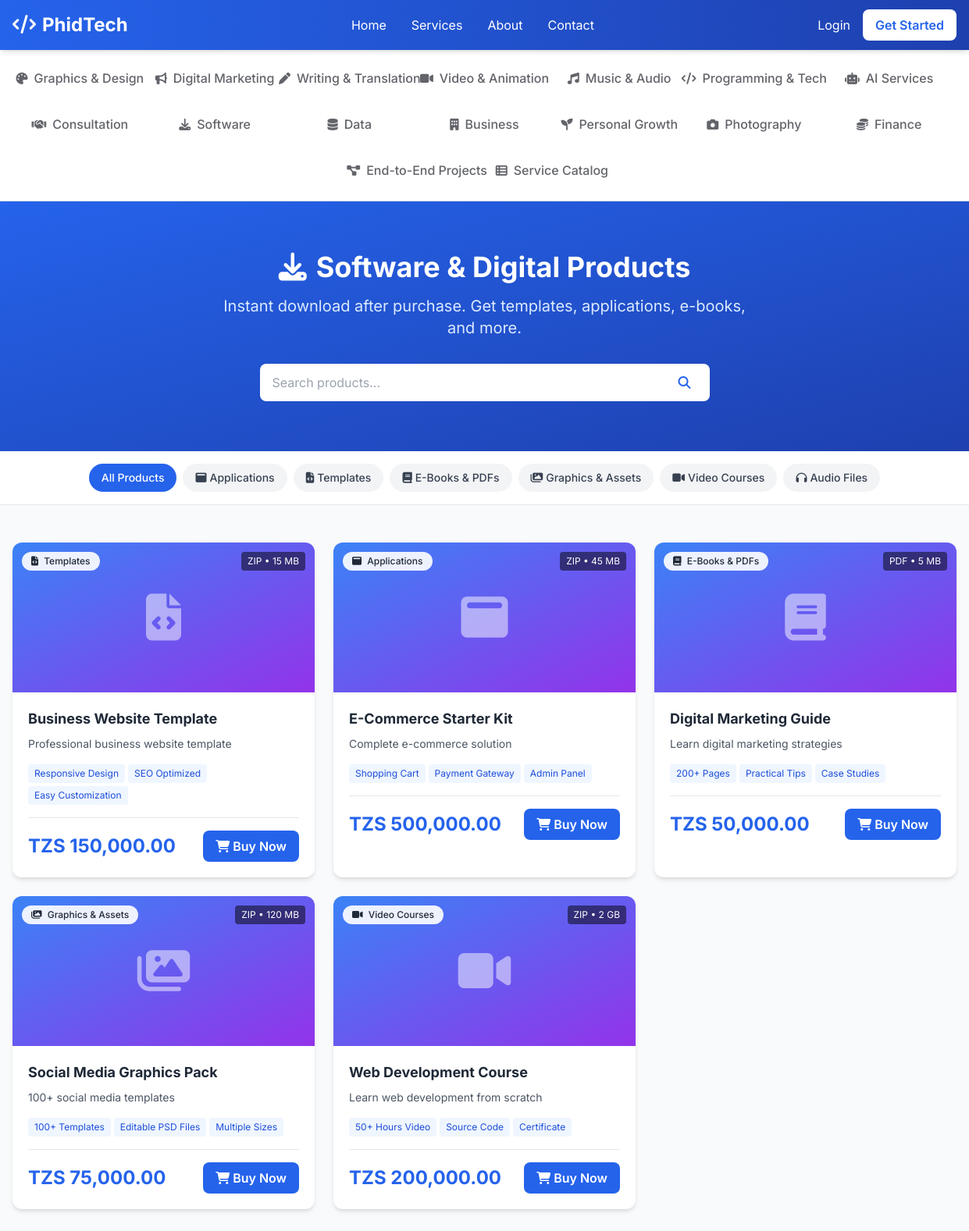
The page /software.php on the database its author committed.
### tables this page shows
CREATE TABLE IF NOT EXISTS digital_products (
    id INT AUTO_INCREMENT PRIMARY KEY,
    name VARCHAR(255) NOT NULL,
    slug VARCHAR(255) UNIQUE,
    description TEXT,
    short_description VARCHAR(500),
    price DECIMAL(15,2) NOT NULL DEFAULT 0,
    category ENUM('applications', 'templates', 'ebooks', 'graphics', 'video-courses', 'audio') DEFAULT 'applications',
    file_path VARCHAR(500) NOT NULL,
    file_type VARCHAR(50),
    file_size VARCHAR(50),
    thumbnail VARCHAR(500),
    preview_images TEXT,
    demo_url VARCHAR(500),
    version VARCHAR(50),
    requirements TEXT,
    features TEXT,
    download_count INT DEFAULT 0,
    status ENUM('active', 'inactive', 'draft') DEFAULT 'active',
    created_by INT,
    created_at TIMESTAMP DEFAULT CURRENT_TIMESTAMP,
    updated_at TIMESTAMP DEFAULT CURRENT_TIMESTAMP ON UPDATE CURRENT_TIMESTAMP,
    INDEX idx_category (category),
    INDEX idx_status (status),
    INDEX idx_slug (slug)
);

### config/config.php (called while the page is built, shortened)
<?php
function formatCurrency($amount) {
    return 'TZS ' . number_format($amount, 2);
}

### software.php (the view, shortened to what this page needs)
<?php
require_once __DIR__ . '/config/config.php';
$db = new Database();
$conn = $db->getConnection();
$type = $_GET['type'] ?? '';
$search = $_GET['search'] ?? '';
$sql = "SELECT * FROM digital_products WHERE status = 'active'";
$params = [];
$sql .= " ORDER BY created_at DESC";
$stmt = $conn->prepare($sql);
$stmt->execute($params);
$products = $stmt->fetchAll();
$categories = [
    'applications' => ['name' => 'Applications', 'icon' => 'window-maximize', 'desc' => 'Ready-to-use software applications'],
    'templates' => ['name' => 'Templates', 'icon' => 'file-code', 'desc' => 'Website and app templates'],
    'ebooks' => ['name' => 'E-Books & PDFs', 'icon' => 'book', 'desc' => 'Digital books and documents'],
    'graphics' => ['name' => 'Graphics & Assets', 'icon' => 'images', 'desc' => 'Design assets and graphics'],
    'video-courses' => ['name' => 'Video Courses', 'icon' => 'video', 'desc' => 'Educational video content'],
    'audio' => ['name' => 'Audio Files', 'icon' => 'headphones', 'desc' => 'Music and audio content']
];
require_once __DIR__ . '/includes/header.php';
?>
<section class="bg-gradient-to-br from-primary to-secondary text-white py-16">
    <div class="max-w-7xl mx-auto px-4 text-center">
        <h1 class="text-4xl font-bold mb-4">
            <i class="fas fa-download mr-3"></i>Software & Digital Products
        </h1>
        <p class="text-xl text-blue-100 max-w-2xl mx-auto mb-8">
            Instant download after purchase. Get templates, applications, e-books, and more.
        </p>
        <form method="GET" class="max-w-xl mx-auto">
            <div class="flex">
                <input type="text" name="search" value="<?= htmlspecialchars($search) ?>"
                       placeholder="Search products..."
                       class="flex-1 px-4 py-3 rounded-l-lg text-gray-800 focus:outline-none">
                <button type="submit" class="bg-white text-primary px-6 py-3 rounded-r-lg font-semibold hover:bg-gray-100 transition">
                    <i class="fas fa-search"></i>
                </button>
            </div>
        </form>
    </div>
</section>
<section class="bg-white border-b">
    <div class="max-w-7xl mx-auto px-4">
        <div class="flex flex-wrap items-center justify-center gap-2 py-4">
            <a href="<?= SITE_URL ?>/software.php"
               class="px-4 py-2 rounded-full text-sm font-medium transition <?= !$type ? 'bg-primary text-white' : 'bg-gray-100 text-gray-700 hover:bg-gray-200' ?>">
                All Products
            </a>
            <?php foreach ($categories as $key => $cat): ?>
            <a href="<?= SITE_URL ?>/software.php?type=<?= $key ?>"
               class="px-4 py-2 rounded-full text-sm font-medium transition <?= $type === $key ? 'bg-primary text-white' : 'bg-gray-100 text-gray-700 hover:bg-gray-200' ?>">
                <i class="fas fa-<?= $cat['icon'] ?> mr-1"></i><?= $cat['name'] ?>
            </a>
            <?php endforeach; ?>
        </div>
    </div>
</section>
<section class="py-12 bg-gray-50 min-h-screen">
    <div class="max-w-7xl mx-auto px-4">
        <?php if (empty($products)): ?>
        <div class="text-center py-16">
            <div class="w-24 h-24 bg-gray-200 rounded-full flex items-center justify-center mx-auto mb-4">
                <i class="fas fa-box-open text-4xl text-gray-400"></i>
            </div>
            <h3 class="text-xl font-semibold text-gray-700 mb-2">No Products Found</h3>
            <p class="text-gray-500 mb-4">We're adding new products soon. Check back later!</p>
            <a href="<?= SITE_URL ?>/software.php" class="text-primary hover:underline">View all products</a>
        </div>
        <?php else: ?>
        <div class="grid grid-cols-1 md:grid-cols-2 lg:grid-cols-3 gap-6">
            <?php foreach ($products as $product): ?>
            <div class="bg-white rounded-xl shadow-md hover:shadow-xl transition overflow-hidden group">
                <div class="h-48 bg-gradient-to-br from-blue-500 to-purple-600 relative overflow-hidden">
                    <?php if ($product['thumbnail']): ?>
                    <img src="<?= SITE_URL ?>/<?= $product['thumbnail'] ?>" alt="<?= htmlspecialchars($product['name']) ?>"
                         class="w-full h-full object-cover">
                    <?php else: ?>
                    <div class="w-full h-full flex items-center justify-center">
                        <i class="fas fa-<?= $categories[$product['category']]['icon'] ?? 'file' ?> text-6xl text-white/50"></i>
                    </div>
                    <?php endif; ?>
                    <span class="absolute top-3 left-3 bg-white/90 text-gray-800 px-3 py-1 rounded-full text-xs font-medium">
                        <i class="fas fa-<?= $categories[$product['category']]['icon'] ?? 'file' ?> mr-1"></i>
                        <?= $categories[$product['category']]['name'] ?? $product['category'] ?>
                    </span>
                    <?php if ($product['file_type'] || $product['file_size']): ?>
                    <span class="absolute top-3 right-3 bg-black/50 text-white px-2 py-1 rounded text-xs">
                        <?= strtoupper($product['file_type']) ?><?= $product['file_size'] ? ' • ' . $product['file_size'] : '' ?>
                    </span>
                    <?php endif; ?>
                </div>
                <div class="p-5">
                    <h3 class="text-lg font-bold text-gray-800 mb-2 group-hover:text-primary transition">
                        <?= htmlspecialchars($product['name']) ?>
                    </h3>
                    <p class="text-gray-600 text-sm mb-4 line-clamp-2">
                        <?= htmlspecialchars($product['short_description'] ?: substr($product['description'], 0, 100)) ?>
                    </p>
                    <?php if ($product['features']): ?>
                    <div class="flex flex-wrap gap-1 mb-4">
                        <?php foreach (array_slice(explode(',', $product['features']), 0, 3) as $feature): ?>
                        <span class="bg-blue-50 text-blue-700 text-xs px-2 py-1 rounded"><?= trim($feature) ?></span>
                        <?php endforeach; ?>
                    </div>
                    <?php endif; ?>
                    <div class="flex items-center justify-between pt-4 border-t">
                        <div>
                            <span class="text-2xl font-bold text-primary"><?= formatCurrency($product['price']) ?></span>
                        </div>
                        <a href="<?= SITE_URL ?>/software-order.php?product=<?= $product['id'] ?>"
                           class="bg-primary text-white px-4 py-2 rounded-lg font-semibold hover:bg-secondary transition">
                            <i class="fas fa-shopping-cart mr-1"></i>Buy Now
                        </a>
                    </div>
                </div>
            </div>
            <?php endforeach; ?>
        </div>
        <?php endif; ?>
    </div>
</section>
<?php require_once __DIR__ . '/includes/footer.php'; ?>

### includes/header.php (style rules this page uses)
body { font-family: 'Inter', sans-serif; }

### rows shown on the page
digital_products: category "Templates", file_type "ZIP", file_size "15 MB", name "Business Website Template", short_description "Professional business website template", features "Responsive Design", features "SEO Optimized", features "Easy Customization", price "TZS 150,000.00"
digital_products: category "Applications", file_type "ZIP", file_size "45 MB", name "E-Commerce Starter Kit", short_description "Complete e-commerce solution", features "Shopping Cart", features "Payment Gateway", features "Admin Panel", price "TZS 500,000.00"
digital_products: category "E-Books & PDFs", file_type "PDF", file_size "5 MB", name "Digital Marketing Guide", short_description "Learn digital marketing strategies", features "200+ Pages", features "Practical Tips", features "Case Studies", price "TZS 50,000.00"
digital_products: category "Graphics & Assets", file_type "ZIP", file_size "120 MB", name "Social Media Graphics Pack", short_description "100+ social media templates", features "100+ Templates", features "Editable PSD Files", features "Multiple Sizes", price "TZS 75,000.00"
digital_products: category "Video Courses", file_type "ZIP", file_size "2 GB", name "Web Development Course", short_description "Learn web development from scratch", features "50+ Hours Video", features "Source Code", features "Certificate", price "TZS 200,000.00"

### other values the page prints
$cat['name'] "Applications"
$cat['name'] "Templates"
$cat['name'] "E-Books & PDFs"
$cat['name'] "Graphics & Assets"
$cat['name'] "Video Courses"
$cat['name'] "Audio Files"
